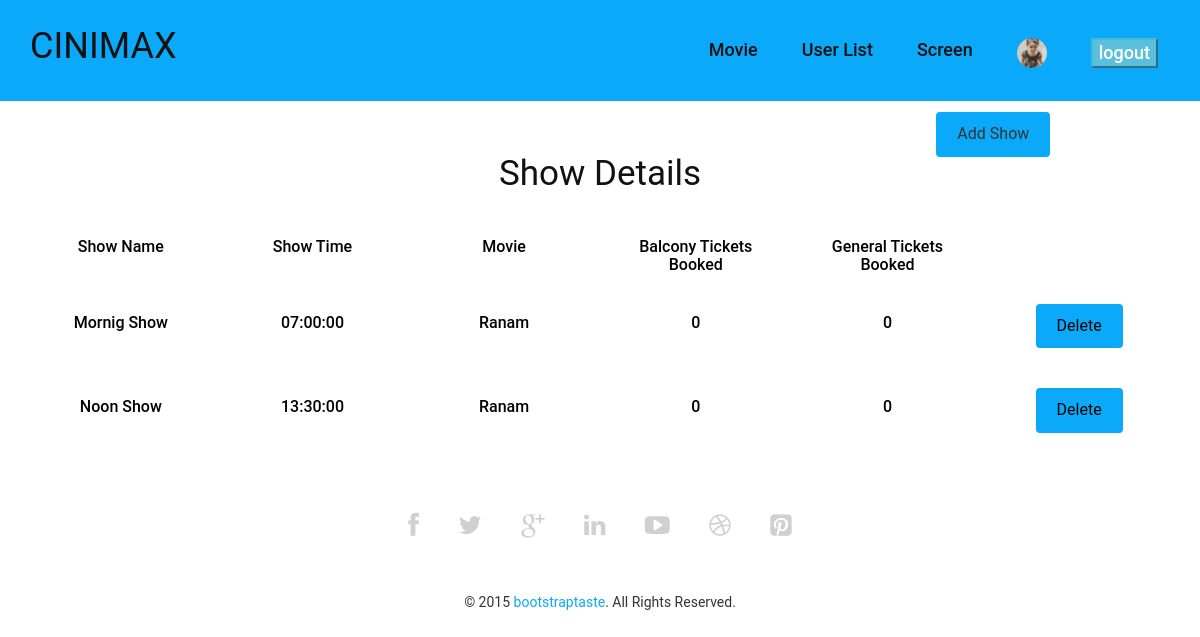
The page /admin/screen.php (signed in) on the database its author committed.
### tables this page shows
CREATE TABLE `show_details` (
  `shd_id` int(11) NOT NULL,
  `sh_id` int(11) NOT NULL,
  `movie_id` int(11) NOT NULL,
  `booked_btickets` int(11) NOT NULL,
  `booked_gtickets` int(11) NOT NULL
);

CREATE TABLE `showtime` (
  `sh_id` int(11) NOT NULL,
  `show_name` varchar(20) NOT NULL,
  `show_time` time NOT NULL
);

CREATE TABLE `films` (
  `id` int(11) NOT NULL,
  `name` varchar(50) NOT NULL,
  `director` varchar(50) NOT NULL,
  `producer` varchar(50) NOT NULL,
  `production` varchar(50) NOT NULL,
  `casting` longtext NOT NULL,
  `poster` varchar(50) NOT NULL,
  `releasedate` date NOT NULL,
  `des` longtext NOT NULL,
  `lan` varchar(20) NOT NULL
);

### admin/screen.php (the view, shortened to what this page needs)
<?php
include 'connect.php';
  $query="select * from show_details s,films f,showtime t where s.sh_id=t.sh_id and s.movie_id=f.id";
  $result=mysqli_query($con,$query);
?>
<!DOCTYPE html>
<html lang="en">
  <head>
    <link href="../css/bootstrap.min.css" rel="stylesheet">
	<link rel="stylesheet" href="../css/font-awesome.min.css">
	<link rel="stylesheet" href="../css/animate.css">
	<link rel="stylesheet" href="../css/overwrite.css">
	<link href="../css/animate.min.css" rel="stylesheet">
	<link href="../css/style.css" rel="stylesheet" />
  </head>
  <body>
	<header id="header">
        <nav class="navbar navbar-fixed-top" role="banner">
            <div class="container">
                <div class="navbar-header">
                    <a class="navbar-brand" href="">CINIMAX</a>
                </div>
                <div class="collapse navbar-collapse navbar-right">
                    <ul class="nav navbar-nav">
                        <li><a href="addashboard.php">Movie</a></li>
						<li><a href="user.php">User List</a></li>
					    <li><a href="">Screen</a></li>
						<li><a href=""><img src="../img/user/admin.jpg" height='30' width='30'class="img-circle" ></a></li>
						<li><a href="../logout.php"><button class="btn-info">logout</button></a></li>
                    </ul>
                </div>
            </div>
        </nav>
    </header>
	<div id="feature">
	<?php
	 if(!isset($_POST['addsh'])&&!isset($_POST['adsh']))
	 {
	?>
	<br><br><br><br>
		<div class="container">
			<div class="hi-icon-wrap hi-icon-effect">
			<div class="row">
				<div class="text-center">
					<br>
					<div class='row'>
					<div class='col-md-6 col-md-offset-3'>
					<h3>Show Details</h3>
					</div>
					<div class='col-md-2'>
					<form method="POST" action="#addshw">
					<input type="submit" class="btn btn_default"  name='addsh' value="Add Show">
					</form>
					</div>
					</div>
				</div><br>
				<div class="text-center">
				<div class="col-md-2 wow fadeInRight" data-wow-offset="0" data-wow-delay="0.3s">
					<h4>Show Name</h4>
				</div>
				<div class="col-md-2 wow fadeInRight" data-wow-offset="0" data-wow-delay="0.3s">
					<h4>Show Time</h4>
				</div>
				<div class="col-md-2 wow fadeInLeft" data-wow-offset="0" data-wow-delay="0.3s">
					<h4>Movie</h4>
				</div>
				<div class="col-md-2 wow fadeInLeft" data-wow-offset="0" data-wow-delay="0.3s">
					<h4>Balcony Tickets Booked</h4>
				</div>
				<div class="col-md-2 wow fadeInLeft" data-wow-offset="0" data-wow-delay="0.3s">
					<h4>General Tickets Booked</h4>
				</div>
				</div>
			</div>
			<?php
			while($row=mysqli_fetch_array($result))
			{
			?>
			<div class='row'>
			<div class="text-center">
				<div class="col-md-2 wow fadeInRight" data-wow-offset="0" data-wow-delay="0.3s">
					<h4><?php echo $row['show_name'] ?></h4>
				</div>
				<div class="col-md-2 wow fadeInRight" data-wow-offset="0" data-wow-delay="0.3s">
					<h4><?php echo $row['show_time'] ?></h4>
				</div>
				<div class="col-md-2 wow fadeInLeft" data-wow-offset="0" data-wow-delay="0.3s">
					<h4><?php echo $row['name'] ?></h4>
				</div>
				<div class="col-md-2 wow fadeInLeft" data-wow-offset="0" data-wow-delay="0.3s">
					<h4><?php echo $row['booked_btickets'] ?></h4>
				</div>
				<div class="col-md-2 wow fadeInLeft" data-wow-offset="0" data-wow-delay="0.3s">
					<h4><?php echo $row['booked_gtickets'] ?></h4>
				</div>
				<form method="POST" action="">
				<h2><input type="submit" class="btn btn_default"  name='btn' value="Delete"></h2>
				</form>
				</div>
			</div>
			<?php
			}
			?>
			</div>
		</div>
	<?php
	 }
	?>
	</div>
		<div class="social-icon">
			<div class="container">
				<div class="col-md-6 col-md-offset-3">
					<ul class="social-network">
						<li><a href="#" class="fb tool-tip" title="Facebook"><i class="fa fa-facebook"></i></a></li>
						<li><a href="#" class="twitter tool-tip" title="Twitter"><i class="fa fa-twitter"></i></a></li>
						<li><a href="#" class="gplus tool-tip" title="Google Plus"><i class="fa fa-google-plus"></i></a></li>
						<li><a href="#" class="linkedin tool-tip" title="Linkedin"><i class="fa fa-linkedin"></i></a></li>
						<li><a href="#" class="ytube tool-tip" title="You Tube"><i class="fa fa-youtube-play"></i></a></li>
						<li><a href="#" class="dribbble tool-tip" title="Dribbble"><i class="fa fa-dribbble"></i></a></li>
						<li><a href="#" class="pinterest tool-tip" title="Pinterest"><i class="fa fa-pinterest-square"></i></a></li>
					</ul>
				</div>
			</div>
		</div>
		<div class="text-center">
			<div class="copyright">
				&copy; 2015 <a target="_blank" href="http://bootstraptaste.com/" title="Free Twitter Bootstrap WordPress Themes and HTML templates">bootstraptaste</a>. All Rights Reserved.
			</div>
		</div>
  </body>
</html>

### css/overwrite.css (style rules this page uses)
.btn { text-shadow: none; background-image:none; border-color: none; border-bottom-color: none; -webkit-box-shadow: none; -moz-box-shadow: none; box-shadow: none; }
.btn { outline:0; -webkit-border-radius: 0; -moz-border-radius: 0; border-radius: 0; }

### css/style.css (style rules this page uses)
body { background: #fff; font-family:'Roboto', Arial, sans-serif; color:#333; line-height:1.6em; overflow-x:hidden; }
h1, h2, h3, h4, h5, h6 { font-weight:500; font-family:'Roboto'; color:#000; }
h2 { font-size:20px; }
h3 { font-size: 16px; color: #787878; font-weight: 400; line-height: 24px; }
h4 { font-size: 16px; }
a { color: #0BA9F9; -webkit-transition: color 300ms, background-color 300ms; -moz-transition: color 300ms, background-color 300ms; -o-transition: color 300ms, background-color 300ms; transition: color 300ms, background-color 300ms; }
.btn { display: inline-block; padding: 10px 20px; margin-bottom: 0; font-size: 16px; font-weight: normal; line-height: 1.42857143; text-align: center; white-space: nowrap; vertical-align: middle; -ms-touch-action: manipulation; touch-action: manipulation; cursor: pointer; -webkit-user-select: none; -moz-user-select: none; -ms-user-select: none; user-select: none; background-image: none; border: 1px solid transparent; border-radius: 4px; background-color: #0BA9F9; }
.navbar>.container .navbar-brand { margin-left: 0; }
.navbar-brand { padding: 0; margin:0; }
.navbar-header a.navbar-brand { color:#111; font-family:'Roboto'; }
.navbar { border-radius: 0; margin-bottom: 0; background: #151515; padding: 21px 0; padding-bottom: 0; }
.navbar-nav { margin-top: 12px; }
.navbar-nav>li { margin-left: 20px; padding-bottom: 28px; }
.navbar-fixed-top .navbar-nav > li > a { padding: 5px 12px; margin: 0; border-radius: 3px; color: #111; line-height: 24px; display: inline-block; text-transform:; font-weight:500; font-size:18px; font-family:'Roboto'; }
.navbar-fixed-top { border: none; background: #0BA9F9; }
.navbar-fixed-top .navbar-brand { font-size: 36px; line-height: 50px; color: #fff; }
.hi-icon-effect { padding-bottom:30px; padding-left:10px; padding-right:10px; }
.text-center h2 { margin-top:20px; margin-bottom:20px; }
.text-center h3 { font-size:35px; margin-top:50px; margin-bottom:20px; color:#111; }
ul.social-network { list-style:none; margin-top:20px; padding:10px; transition: all 0.3s ease-in-out; -moz-transition: all 0.3s ease-in-out; -webkit-transition: all 0.3s ease-in-out; -o-transition: all 0.3s ease-in-out; }
.social-icon { text-align:center; margin-bottom:30px; }
ul.social-network li { display:inline; margin: 0 18px; font-size:25px; }
ul.social-network li a { color:#d0d0d0; text-align:center; }

### rows shown on the page
show_details: sh.show_name "Mornig Show", sh.show_time "07:00:00", movie.name "Ranam", booked_btickets "0", booked_gtickets "0"
show_details: sh.show_name "Noon Show", sh.show_time "13:30:00", movie.name "Ranam", booked_btickets "0", booked_gtickets "0"
